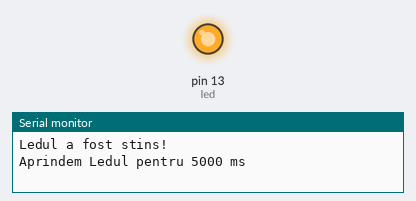
Bench run of a sketch on a simulated Arduino Uno, built with avr-gcc and run on an emulated ATmega328P. Shown: output pins drawn as LEDs (lit = HIGH), the last lines printed to the serial monitor.

Above: at 2.5 s.
At 7.5 s:
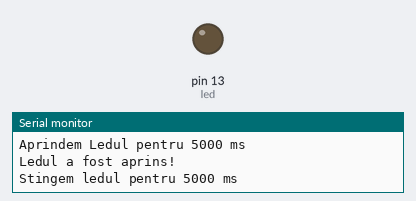
Timing chart, 0 to 13.0 s (numbered marks = the images above):
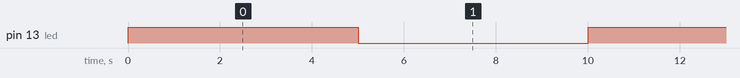

Measured:
- by itself, pin 13 (led): alternates HIGH for 5.0 s and LOW for 5.0 s

The sketch:

m04_SerialLED.ino
```cpp
//Pin Led
int led = 13;
//Interval licarire in ms ( 5 secunde )
int interval = 5000;
//Stare Led ( se schimba dupa rularea programului )
int stareLed = LOW;

void setup(){
  pinMode(led,OUTPUT);
  Serial.begin(9600);
}
void loop(){
 if(stareLed == LOW){
  Serial.println("Ledul a fost stins!");
  stareLed = HIGH;
  Serial.print("Aprindem Ledul pentru ");
  Serial.print(interval);
  Serial.println(" ms");
 }
 else{
  Serial.println("Ledul a fost aprins!");
  stareLed = LOW;
  Serial.print("Stingem ledul pentru ");
  Serial.print(interval);
  Serial.println(" ms");
 }
 digitalWrite(led,stareLed);
 delay(interval);
}
```
